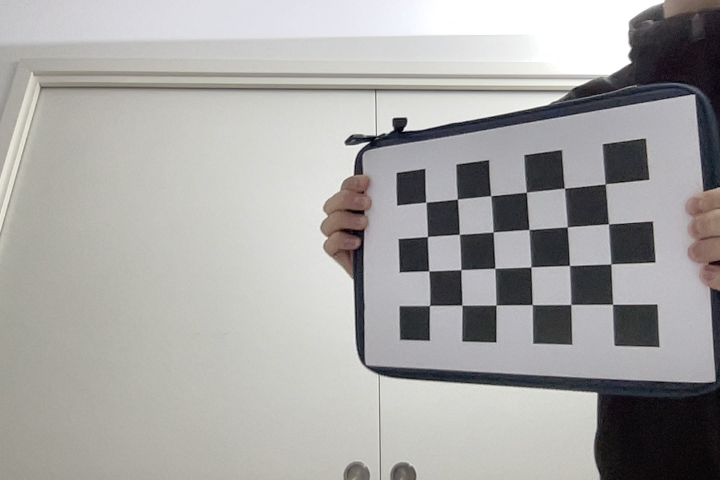
#> input picture Lab_Project_Yago_Juan/assets/calibration/foto_1.jpg, 1440 x 960 px (shown at 1/2 size)
$ python -i EI.py   (imports and definitions only)
#> lines starting #> are read from the running program, lines starting #| are printed output that depends on the picture; after the words box and inside, x2 and y2 are one past the last pixel; in counts of white or black regions, pixels touching at a corner belong together
#> further down, picture is the input picture: shape (960, 1440, 3); mean B, G, R 165, 166.6, 167.6
from typing import Optional, Tuple
import cv2
import numpy as np
import math
from collections import deque, Counter

# [9 lines left out: function _order_points, not called in this run]

def find_largest_quad(frame_bgr: np.ndarray,
                      min_area_ratio: float = 0.06,
                      canny1: int = 50,
                      canny2: int = 150) -> Optional[np.ndarray]:
    """
    Encuentra en TODO el frame el mayor contorno convexo aproximable a 4 puntos.
    Devuelve quad (4,2) float32 o None.
    """
#> called with min_area_ratio = 0.06, canny1 = 50, canny2 = 150
    h, w = frame_bgr.shape[:2]
#> h = 960; w = 1440
    frame_area = float(h * w)
#> frame_area = 1382400

    gray = cv2.cvtColor(frame_bgr, cv2.COLOR_BGR2GRAY)
    gray = cv2.GaussianBlur(gray, (5, 5), 0)

    edges = cv2.Canny(gray, canny1, canny2)
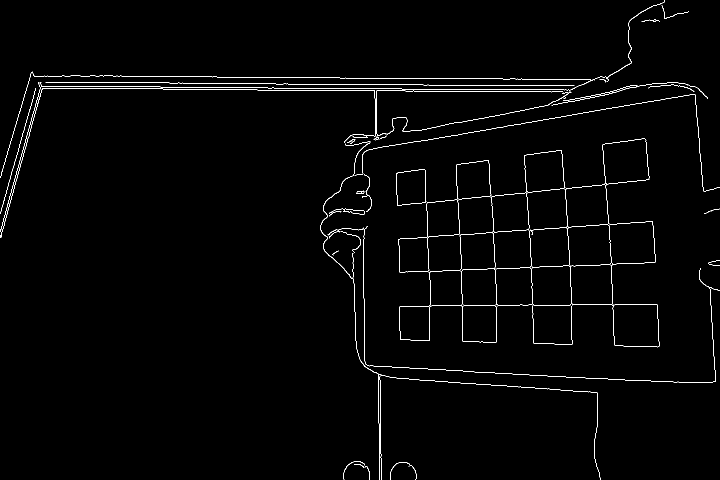
#> edges: shape (960, 1440) (shown at 1/2 size); 1.3% white in thin lines or dots
    edges = cv2.dilate(edges, np.ones((3, 3), np.uint8), iterations=1)
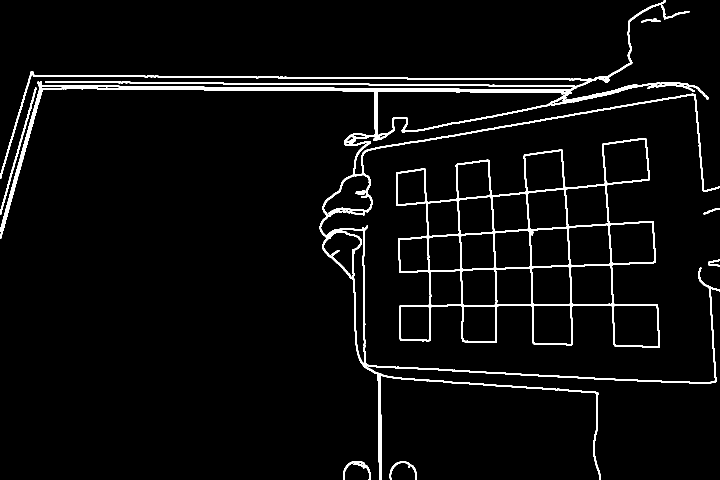
#> edges: shape (960, 1440) (shown at 1/2 size); 4% white; 10 white regions

    cnts, _ = cv2.findContours(edges, cv2.RETR_EXTERNAL, cv2.CHAIN_APPROX_SIMPLE)
#> cnts = 9 contours; largest, box (x1, y1, x2, y2) and area: (792, 276, 1320, 696) 139231, (0, 0, 1440, 960) 56204, (0, 175, 73, 429) 650, (686, 922, 741, 960) 344, (779, 923, 834, 960) 277
    if not cnts:
        return None

    best_quad = None
    best_area = 0.0

    for c in cnts:
        area = cv2.contourArea(c)
        if area < min_area_ratio * frame_area:
            continue

        peri = cv2.arcLength(c, True)
        approx = cv2.approxPolyDP(c, 0.02 * peri, True)

        if len(approx) == 4 and cv2.isContourConvex(approx):
            if area > best_area:
                best_area = area
                best_quad = approx.reshape(4, 2).astype("float32")
#> this loop made 9 passes
#> area on passes 1, 2, 3, 4, 6, 7, 8, 9: 277, 344.5, 112, 90.5, 650, 248, 116.5, 56204.5
#> (area, peri) on pass 5: (139231, 3297.4)
#> after the loop, best_area = 0

    return best_quad

# [19 lines left out: functions warp_quad, draw_text, not called in this run]

class StableLabel:
    """Votación temporal para evitar parpadeos en vídeo."""
    # [11 lines left out: functions __init__, update, not called in this run]

    def reset(self):
        self.window.clear()

class PatternDetector:
    """
    Detector robusto dentro de la hoja rectificada:
    - Normaliza iluminación (CLAHE)
    - Recorta un margen interior para evitar bordes/sombras
    - Canny + HoughLinesP para líneas
    - HoughCircles para círculos
    Devuelve (label, score, dbg)
    """

    # [125 lines left out: functions __init__, _crop_inner, _preprocess, _detect_lines, _detect_circle, detect, not called in this run]

class SequenceDecoder:
    """
    - Memoriza hasta 4 patrones confirmados.
    - Secuencia esperada: ["LINE_H", "LINE_V", "CIRCLE"]
    - Si el orden falla -> BLOCK y reset (por defecto).
    - Si completa -> ALLOW y reset.
    """

    # [10 lines left out: function __init__, not called in this run]

    def reset(self):
        self.buffer.clear()

    def state(self):
        return list(self.buffer)

    # [14 lines left out: function update, not called in this run]

>>> import cv2
>>> picture = cv2.imread('../assets/calibration/foto_1.jpg')
>>> result = find_largest_quad(picture)

$ run again, on Lab_Project_Yago_Juan/assets/calibration/foto_10.jpg
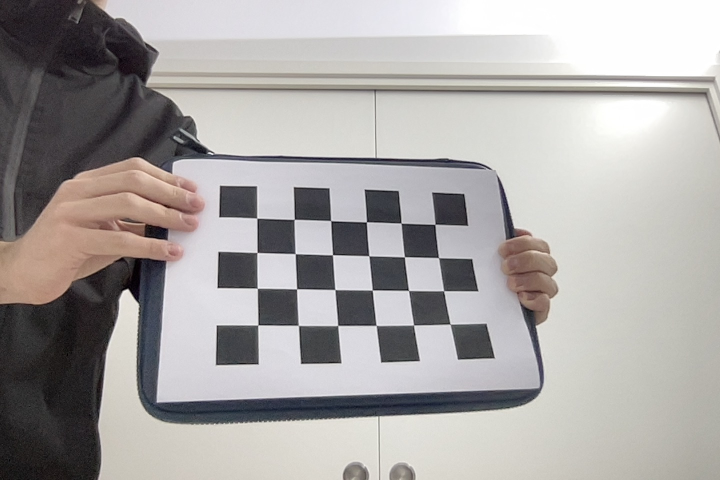
#> input picture Lab_Project_Yago_Juan/assets/calibration/foto_10.jpg, 1440 x 960 px (shown at 1/2 size)
#> picture is the input picture: shape (960, 1440, 3); mean B, G, R 164, 165.4, 168.8
#> in find_largest_quad, `edges = cv2.Canny(gray, canny1, canny2)`:
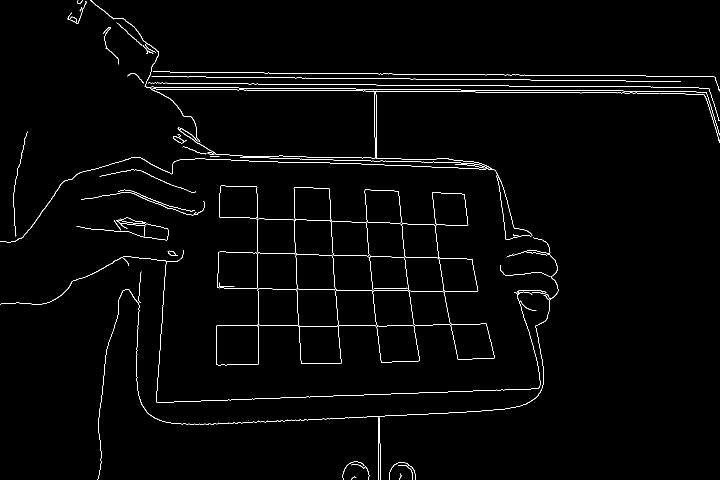
#> edges: shape (960, 1440) (shown at 1/2 size); 1.6% white in thin lines or dots
#> in find_largest_quad, `edges = cv2.dilate(edges, np.ones((3, 3), np.uint8), iterations=1)`:
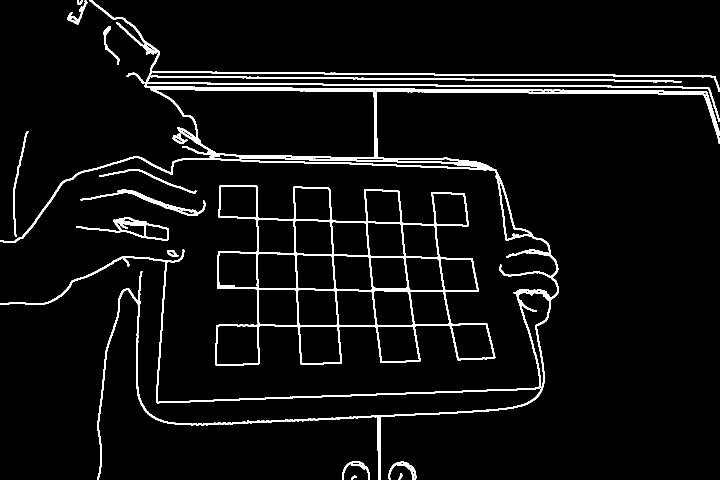
#> edges: shape (960, 1440) (shown at 1/2 size); 5% white; 17 white regions
#> cnts = 17 contours; largest, box (x1, y1, x2, y2) and area: (431, 370, 991, 732) 130712, (0, 0, 1440, 960) 82988, (152, 434, 338, 482) 3134, (305, 142, 1440, 184) 2402, (161, 378, 411, 432) 1505
#> the loop in find_largest_quad, `for c in cnts:` made 17 passes
#> area on passes 1, 2, 3, 4, 5, 6, 7, 9: 40, 43.5, 473, 433, 168, 3134, 1505, 545.5
#> after the loop in find_largest_quad, `for c in cnts:`: best_area = 0

$ run again, on Lab_Project_Yago_Juan/assets/calibration/foto_11.jpg
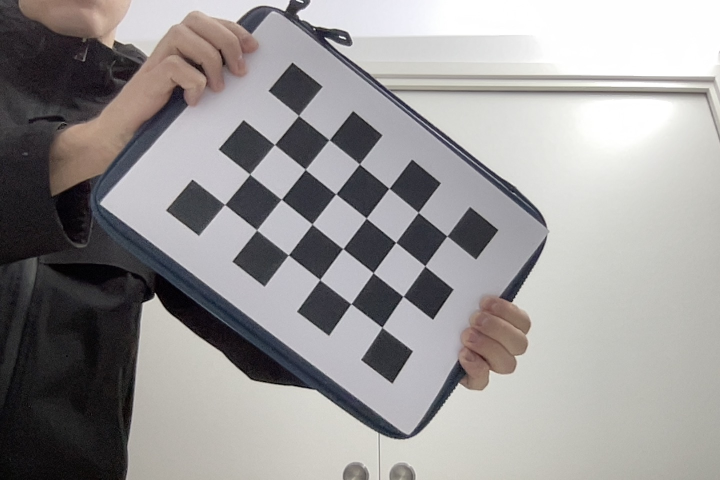
#> input picture Lab_Project_Yago_Juan/assets/calibration/foto_11.jpg, 1440 x 960 px (shown at 1/2 size)
#> picture is the input picture: shape (960, 1440, 3); mean B, G, R 150.6, 150.8, 153.4
#> in find_largest_quad, `edges = cv2.Canny(gray, canny1, canny2)`:
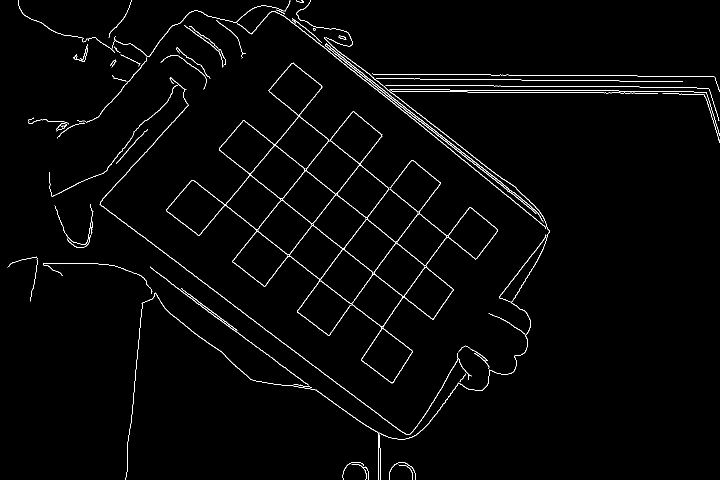
#> edges: shape (960, 1440) (shown at 1/2 size); 1.8% white in thin lines or dots
#> in find_largest_quad, `edges = cv2.dilate(edges, np.ones((3, 3), np.uint8), iterations=1)`:
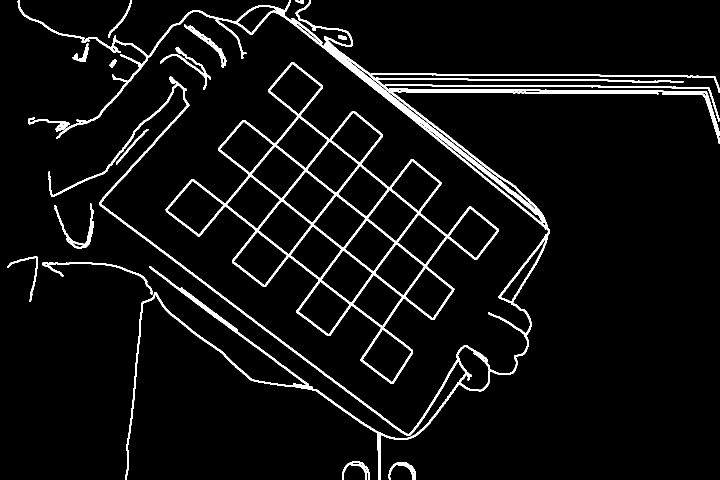
#> edges: shape (960, 1440) (shown at 1/2 size); 5.5% white; 16 white regions
#> cnts = 16 contours; largest, box (x1, y1, x2, y2) and area: (331, 124, 997, 768) 153988, (35, 0, 1440, 960) 47106, (108, 407, 188, 497) 989, (368, 49, 453, 136) 934, (320, 94, 422, 180) 764
#> the loop in find_largest_quad, `for c in cnts:` made 16 passes
#> area on passes 1, 2, 3, 4, 5, 6, 7, 9: 462, 470, 755, 384.5, 989, 311.5, 499.5, 116
#> after the loop in find_largest_quad, `for c in cnts:`: best_area = 0

$ run again, on Lab_Project_Yago_Juan/assets/calibration/foto_12.jpg
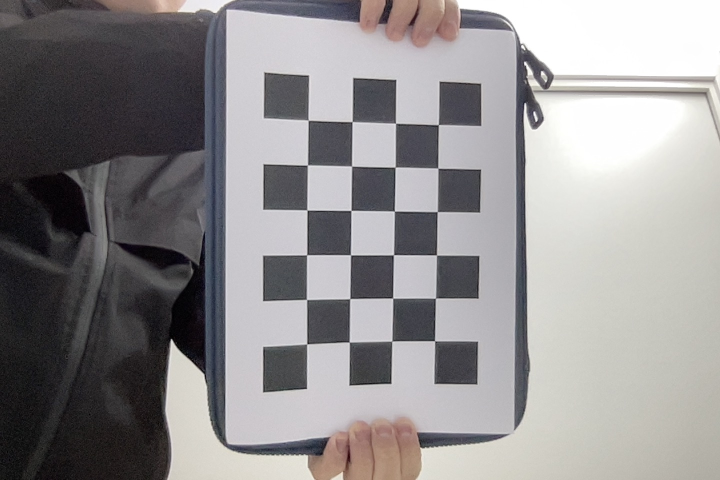
#> input picture Lab_Project_Yago_Juan/assets/calibration/foto_12.jpg, 1440 x 960 px (shown at 1/2 size)
#> picture is the input picture: shape (960, 1440, 3); mean B, G, R 143.1, 142.2, 144.6
#> in find_largest_quad, `edges = cv2.Canny(gray, canny1, canny2)`:
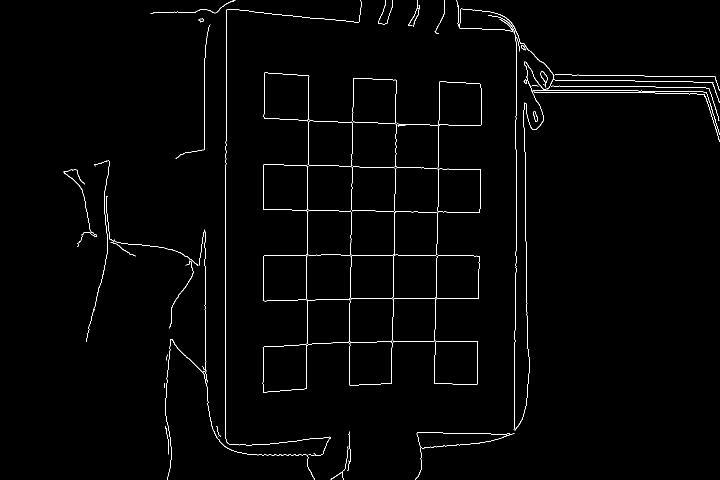
#> edges: shape (960, 1440) (shown at 1/2 size); 1.2% white in thin lines or dots
#> in find_largest_quad, `edges = cv2.dilate(edges, np.ones((3, 3), np.uint8), iterations=1)`:
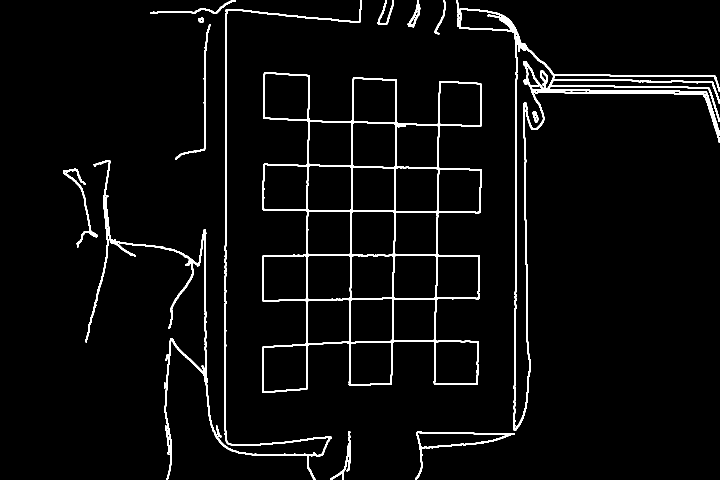
#> edges: shape (960, 1440) (shown at 1/2 size); 3.8% white; 15 white regions
#> cnts = 14 contours; largest, box (x1, y1, x2, y2) and area: (524, 144, 964, 786) 192674, (912, 0, 1440, 862) 32068, (171, 0, 724, 960) 8500, (830, 863, 1030, 960) 4416, (126, 337, 195, 495) 786
#> the loop in find_largest_quad, `for c in cnts:` made 14 passes
#> area on passes 1, 2, 3, 5, 7, 8, 9, 10: 4416.5, 549.5, 135, 786.5, 704.5, 85.5, 32067.5, 206
#> after the loop in find_largest_quad, `for c in cnts:`: best_area = 0
